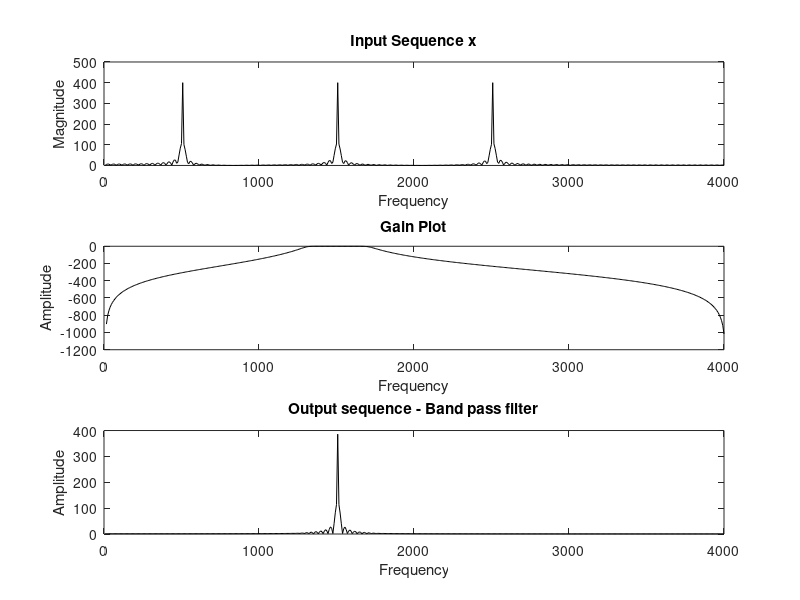

This chart was generated by the following MATLAB code:
%Butterworth filter - IIR
%inputs
clc;
clear all;
close all;
fsamp= 8000;
fp= [1300 1700]; %analog
fs= [1100 1900]; 
ws= (2*fs)/fsamp; %digital
wp= (2*fp)/fsamp;
ap= 3;
as= 40;
f1= 500;
f2= 1500;
f3= 2500;
order=1024;
%input signals
t= 0:(1/fsamp):0.1;
x1 = sin(2*pi*f1*t);
x2 = sin(2*pi*f2*t);
x3 = sin(2*pi*f3*t);
x = x1+x2+x3;
%input spectrum
fft_x=fft(x,order);
for i=1:order
    fr(i)=i*(fsamp/order);
end
%low pass
[N,Wn]= buttord(wp,ws,ap,as);
[b,a]= butter(N,Wn,'bandpass'); %butterpass co efficients
[h,f]= freqz(b,a,order/2,fsamp);
y1= filter(b,a,x);
fft_y1=fft(y1,order);
figure(1);
subplot(311)
plot(fr(1:order/2),abs(fft_x(1:order/2)),'k');
title('Input Sequence x');
xlabel('Frequency');
ylabel('Magnitude');
subplot(312) %gain
h1=abs(h)/max(abs(h));
plot(fr(1:order/2),20*log(h1(1:order/2)),'k');
title('Gain Plot');
xlabel('Frequency'); ylabel('Amplitude');
subplot(313) %output
plot(fr(1:order/2),abs(fft_y1(1:order/2)),'k');
title('Output sequence - Band pass filter');
xlabel('Frequency'); ylabel('Amplitude');
